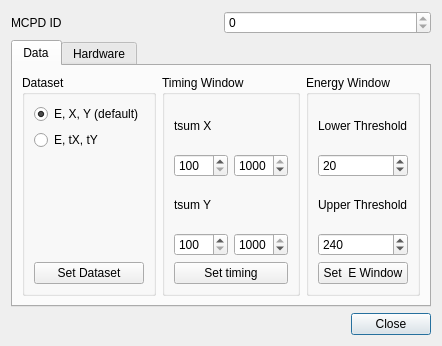
<?xml version="1.0" encoding="UTF-8"?>
<ui version="4.0">
 <class>MdllSetup</class>
 <widget class="QDialog" name="MdllSetup">
  <property name="geometry">
   <rect>
    <x>0</x>
    <y>0</y>
    <width>439</width>
    <height>330</height>
   </rect>
  </property>
  <property name="windowTitle">
   <string>Mdll setup</string>
  </property>
  <layout class="QGridLayout" name="gridLayout_7">
   <item row="0" column="0">
    <layout class="QHBoxLayout" name="horizontalLayout_7">
     <item>
      <widget class="QLabel" name="textLabel1_4_2">
       <property name="text">
        <string>MCPD ID</string>
       </property>
       <property name="wordWrap">
        <bool>false</bool>
       </property>
      </widget>
     </item>
     <item>
      <widget class="MCPDSpinBox" name="devid">
       <property name="enabled">
        <bool>true</bool>
       </property>
       <property name="maximum">
        <number>0</number>
       </property>
      </widget>
     </item>
    </layout>
   </item>
   <item row="3" column="0">
    <widget class="QDialogButtonBox" name="buttonBox">
     <property name="orientation">
      <enum>Qt::Horizontal</enum>
     </property>
     <property name="standardButtons">
      <set>QDialogButtonBox::Close</set>
     </property>
    </widget>
   </item>
   <item row="2" column="0">
    <widget class="QTabWidget" name="tabWidget">
     <property name="currentIndex">
      <number>0</number>
     </property>
     <widget class="QWidget" name="dataTab">
      <attribute name="title">
       <string>Data</string>
      </attribute>
      <layout class="QGridLayout" name="gridLayout_4">
       <item row="0" column="0">
        <widget class="QGroupBox" name="groupBox">
         <property name="toolTip">
          <string>select transmitted data</string>
         </property>
         <property name="title">
          <string>Dataset</string>
         </property>
         <layout class="QGridLayout" name="gridLayout">
          <item row="0" column="0">
           <widget class="QRadioButton" name="posButton">
            <property name="toolTip">
             <string>Energy, X and Y coordinate</string>
            </property>
            <property name="text">
             <string>E, X, Y (default)</string>
            </property>
            <property name="checked">
             <bool>true</bool>
            </property>
           </widget>
          </item>
          <item row="1" column="0">
           <widget class="QRadioButton" name="timingButton">
            <property name="toolTip">
             <string>E, and timing sums for X and Y</string>
            </property>
            <property name="text">
             <string>E, tX, tY</string>
            </property>
           </widget>
          </item>
          <item row="2" column="0">
           <spacer name="verticalSpacer">
            <property name="orientation">
             <enum>Qt::Vertical</enum>
            </property>
            <property name="sizeHint" stdset="0">
             <size>
              <width>20</width>
              <height>87</height>
             </size>
            </property>
           </spacer>
          </item>
          <item row="3" column="0">
           <widget class="QPushButton" name="setDataset">
            <property name="text">
             <string>Set Dataset</string>
            </property>
           </widget>
          </item>
         </layout>
        </widget>
       </item>
       <item row="0" column="1">
        <widget class="QGroupBox" name="groupBox_2">
         <property name="toolTip">
          <string>software &quot;window discriminator&quot; for timing sums</string>
         </property>
         <property name="title">
          <string>Timing Window</string>
         </property>
         <layout class="QGridLayout" name="gridLayout_2">
          <item row="0" column="0">
           <widget class="QLabel" name="label">
            <property name="text">
             <string>tsum X</string>
            </property>
           </widget>
          </item>
          <item row="1" column="0">
           <widget class="QSpinBox" name="txlo">
            <property name="toolTip">
             <string>min 100, max 1000</string>
            </property>
            <property name="minimum">
             <number>100</number>
            </property>
            <property name="maximum">
             <number>1000</number>
            </property>
           </widget>
          </item>
          <item row="1" column="1">
           <widget class="QSpinBox" name="txhi">
            <property name="toolTip">
             <string>min 100, max 1000</string>
            </property>
            <property name="minimum">
             <number>100</number>
            </property>
            <property name="maximum">
             <number>1000</number>
            </property>
            <property name="value">
             <number>1000</number>
            </property>
           </widget>
          </item>
          <item row="2" column="0">
           <widget class="QLabel" name="label_2">
            <property name="text">
             <string>tsum Y</string>
            </property>
           </widget>
          </item>
          <item row="3" column="0">
           <widget class="QSpinBox" name="tylo">
            <property name="toolTip">
             <string>min 100, max 1000</string>
            </property>
            <property name="minimum">
             <number>100</number>
            </property>
            <property name="maximum">
             <number>1000</number>
            </property>
           </widget>
          </item>
          <item row="3" column="1">
           <widget class="QSpinBox" name="tyhi">
            <property name="toolTip">
             <string>min 100, max 1000</string>
            </property>
            <property name="minimum">
             <number>100</number>
            </property>
            <property name="maximum">
             <number>1000</number>
            </property>
            <property name="value">
             <number>1000</number>
            </property>
           </widget>
          </item>
          <item row="4" column="0" colspan="2">
           <widget class="QPushButton" name="setTimingWindow">
            <property name="text">
             <string>Set timing</string>
            </property>
           </widget>
          </item>
         </layout>
        </widget>
       </item>
       <item row="0" column="2">
        <widget class="QGroupBox" name="groupBox_3">
         <property name="toolTip">
          <string>software &quot;window discriminator&quot; for energy</string>
         </property>
         <property name="title">
          <string>Energy Window</string>
         </property>
         <layout class="QGridLayout" name="gridLayout_3">
          <item row="0" column="0">
           <widget class="QLabel" name="label_3">
            <property name="text">
             <string>Lower Threshold</string>
            </property>
           </widget>
          </item>
          <item row="1" column="0">
           <widget class="QSpinBox" name="elo">
            <property name="toolTip">
             <string>min 0, max 255</string>
            </property>
            <property name="minimum">
             <number>0</number>
            </property>
            <property name="maximum">
             <number>255</number>
            </property>
            <property name="value">
             <number>20</number>
            </property>
           </widget>
          </item>
          <item row="2" column="0">
           <widget class="QLabel" name="label_4">
            <property name="text">
             <string>Upper Threshold</string>
            </property>
           </widget>
          </item>
          <item row="3" column="0">
           <widget class="QSpinBox" name="ehi">
            <property name="minimum">
             <number>0</number>
            </property>
            <property name="maximum">
             <number>255</number>
            </property>
            <property name="value">
             <number>240</number>
            </property>
           </widget>
          </item>
          <item row="4" column="0">
           <widget class="QPushButton" name="setEnergyWindow">
            <property name="text">
             <string>Set  E Window</string>
            </property>
           </widget>
          </item>
         </layout>
        </widget>
       </item>
      </layout>
     </widget>
     <widget class="QWidget" name="hardwareTab">
      <attribute name="title">
       <string>Hardware</string>
      </attribute>
      <layout class="QGridLayout" name="gridLayout_8">
       <item row="0" column="0">
        <widget class="QGroupBox" name="groupBox_4">
         <property name="toolTip">
          <string>Offset on timing delay, shifts spectrum
Range of timing delay, scales spectrum</string>
         </property>
         <property name="title">
          <string>Delay</string>
         </property>
         <layout class="QGridLayout" name="gridLayout_5">
          <item row="0" column="0" colspan="2">
           <widget class="QLabel" name="label_6">
            <property name="text">
             <string>Offset</string>
            </property>
           </widget>
          </item>
          <item row="1" column="0">
           <widget class="QLabel" name="label_5">
            <property name="text">
             <string>X</string>
            </property>
           </widget>
          </item>
          <item row="1" column="1">
           <widget class="QSpinBox" name="shiftX">
            <property name="toolTip">
             <string>min 0, max 255, arb. units</string>
            </property>
            <property name="minimum">
             <number>0</number>
            </property>
            <property name="maximum">
             <number>255</number>
            </property>
            <property name="value">
             <number>100</number>
            </property>
           </widget>
          </item>
          <item row="2" column="0">
           <widget class="QLabel" name="label9">
            <property name="text">
             <string>Y</string>
            </property>
           </widget>
          </item>
          <item row="2" column="1">
           <widget class="QSpinBox" name="shiftY">
            <property name="toolTip">
             <string>min 0, max 255, arb. units</string>
            </property>
            <property name="minimum">
             <number>0</number>
            </property>
            <property name="maximum">
             <number>255</number>
            </property>
            <property name="value">
             <number>100</number>
            </property>
           </widget>
          </item>
          <item row="3" column="0" colspan="2">
           <widget class="QLabel" name="label_8">
            <property name="text">
             <string>Range</string>
            </property>
           </widget>
          </item>
          <item row="4" column="0">
           <widget class="QLabel" name="label_7">
            <property name="text">
             <string>X</string>
            </property>
           </widget>
          </item>
          <item row="4" column="1">
           <widget class="QSpinBox" name="scaleX">
            <property name="toolTip">
             <string>min 0, max 255, arb. units</string>
            </property>
            <property name="minimum">
             <number>0</number>
            </property>
            <property name="maximum">
             <number>255</number>
            </property>
            <property name="value">
             <number>48</number>
            </property>
           </widget>
          </item>
          <item row="5" column="0">
           <widget class="QLabel" name="label8">
            <property name="text">
             <string>Y</string>
            </property>
           </widget>
          </item>
          <item row="5" column="1">
           <widget class="QSpinBox" name="scaleY">
            <property name="toolTip">
             <string>min 0, max 255, arb. units</string>
            </property>
            <property name="minimum">
             <number>0</number>
            </property>
            <property name="maximum">
             <number>255</number>
            </property>
            <property name="value">
             <number>48</number>
            </property>
           </widget>
          </item>
          <item row="6" column="0" colspan="2">
           <widget class="QPushButton" name="setDelay">
            <property name="text">
             <string>Set Delay</string>
            </property>
           </widget>
          </item>
         </layout>
        </widget>
       </item>
       <item row="0" column="1">
        <widget class="QGroupBox" name="groupBox_5">
         <property name="toolTip">
          <string>set Thresholds for X, Y and Anode CFDs</string>
         </property>
         <property name="title">
          <string>CFD Thresholds</string>
         </property>
         <layout class="QGridLayout" name="gridLayout_6">
          <item row="0" column="0">
           <widget class="QLabel" name="label_9">
            <property name="text">
             <string>X</string>
            </property>
           </widget>
          </item>
          <item row="0" column="2">
           <widget class="QSpinBox" name="threshX">
            <property name="toolTip">
             <string>min 0, max 255, arb. units</string>
            </property>
            <property name="minimum">
             <number>0</number>
            </property>
            <property name="maximum">
             <number>255</number>
            </property>
            <property name="value">
             <number>20</number>
            </property>
           </widget>
          </item>
          <item row="1" column="0">
           <widget class="QLabel" name="shiftY_3">
            <property name="text">
             <string>Y</string>
            </property>
           </widget>
          </item>
          <item row="1" column="2">
           <widget class="QSpinBox" name="threshY">
            <property name="toolTip">
             <string>min 0, max 255, arb. units</string>
            </property>
            <property name="minimum">
             <number>0</number>
            </property>
            <property name="maximum">
             <number>255</number>
            </property>
            <property name="value">
             <number>20</number>
            </property>
           </widget>
          </item>
          <item row="2" column="0" colspan="2">
           <widget class="QLabel" name="label_11">
            <property name="text">
             <string>Anode</string>
            </property>
           </widget>
          </item>
          <item row="2" column="2">
           <widget class="QSpinBox" name="threshA">
            <property name="toolTip">
             <string>min 0, max 255, arb. units</string>
            </property>
            <property name="minimum">
             <number>0</number>
            </property>
            <property name="maximum">
             <number>255</number>
            </property>
            <property name="value">
             <number>20</number>
            </property>
           </widget>
          </item>
          <item row="3" column="1" colspan="2">
           <spacer name="verticalSpacer_2">
            <property name="orientation">
             <enum>Qt::Vertical</enum>
            </property>
            <property name="sizeHint" stdset="0">
             <size>
              <width>20</width>
              <height>54</height>
             </size>
            </property>
           </spacer>
          </item>
          <item row="4" column="0" colspan="3">
           <widget class="QPushButton" name="setCfd">
            <property name="text">
             <string>Set CFDs</string>
            </property>
           </widget>
          </item>
         </layout>
        </widget>
       </item>
       <item row="0" column="2">
        <spacer name="horizontalSpacer">
         <property name="orientation">
          <enum>Qt::Horizontal</enum>
         </property>
         <property name="sizeHint" stdset="0">
          <size>
           <width>163</width>
           <height>20</height>
          </size>
         </property>
        </spacer>
       </item>
      </layout>
     </widget>
    </widget>
   </item>
  </layout>
 </widget>
 <customwidgets>
  <customwidget>
   <class>MCPDSpinBox</class>
   <extends>QSpinBox</extends>
   <header>MCPDSpinBox.h</header>
  </customwidget>
 </customwidgets>
 <resources/>
 <connections>
  <connection>
   <sender>buttonBox</sender>
   <signal>clicked(QAbstractButton*)</signal>
   <receiver>MdllSetup</receiver>
   <slot>close()</slot>
   <hints>
    <hint type="sourcelabel">
     <x>313</x>
     <y>330</y>
    </hint>
    <hint type="destinationlabel">
     <x>309</x>
     <y>193</y>
    </hint>
   </hints>
  </connection>
  <connection>
   <sender>setTimingWindow</sender>
   <signal>clicked()</signal>
   <receiver>MdllSetup</receiver>
   <slot>setTimingSlot()</slot>
   <hints>
    <hint type="sourcelabel">
     <x>258</x>
     <y>222</y>
    </hint>
    <hint type="destinationlabel">
     <x>266</x>
     <y>341</y>
    </hint>
   </hints>
  </connection>
  <connection>
   <sender>setEnergyWindow</sender>
   <signal>clicked()</signal>
   <receiver>MdllSetup</receiver>
   <slot>setEnergySlot()</slot>
   <hints>
    <hint type="sourcelabel">
     <x>417</x>
     <y>217</y>
    </hint>
    <hint type="destinationlabel">
     <x>430</x>
     <y>336</y>
    </hint>
   </hints>
  </connection>
  <connection>
   <sender>setCfd</sender>
   <signal>clicked()</signal>
   <receiver>MdllSetup</receiver>
   <slot>setThresholdsSlot()</slot>
   <hints>
    <hint type="sourcelabel">
     <x>261</x>
     <y>267</y>
    </hint>
    <hint type="destinationlabel">
     <x>419</x>
     <y>347</y>
    </hint>
   </hints>
  </connection>
  <connection>
   <sender>setDelay</sender>
   <signal>clicked()</signal>
   <receiver>MdllSetup</receiver>
   <slot>setSpectrumSlot()</slot>
   <hints>
    <hint type="sourcelabel">
     <x>84</x>
     <y>266</y>
    </hint>
    <hint type="destinationlabel">
     <x>69</x>
     <y>343</y>
    </hint>
   </hints>
  </connection>
  <connection>
   <sender>setDataset</sender>
   <signal>clicked()</signal>
   <receiver>MdllSetup</receiver>
   <slot>setDatasetSlot()</slot>
   <hints>
    <hint type="sourcelabel">
     <x>98</x>
     <y>217</y>
    </hint>
    <hint type="destinationlabel">
     <x>90</x>
     <y>343</y>
    </hint>
   </hints>
  </connection>
  <connection>
   <sender>devid</sender>
   <signal>valueChanged(int)</signal>
   <receiver>MdllSetup</receiver>
   <slot>displaySlot(int)</slot>
   <hints>
    <hint type="sourcelabel">
     <x>450</x>
     <y>18</y>
    </hint>
    <hint type="destinationlabel">
     <x>310</x>
     <y>1</y>
    </hint>
   </hints>
  </connection>
 </connections>
 <slots>
  <slot>displaySlot(int)</slot>
  <slot>setMCPD(int)</slot>
  <slot>setThresholdsSlot()</slot>
  <slot>setTimingSlot()</slot>
  <slot>setEnergySlot()</slot>
  <slot>setSpectrumSlot()</slot>
  <slot>setDatasetSlot()</slot>
  <slot>setPulserSlot()</slot>
 </slots>
</ui>
